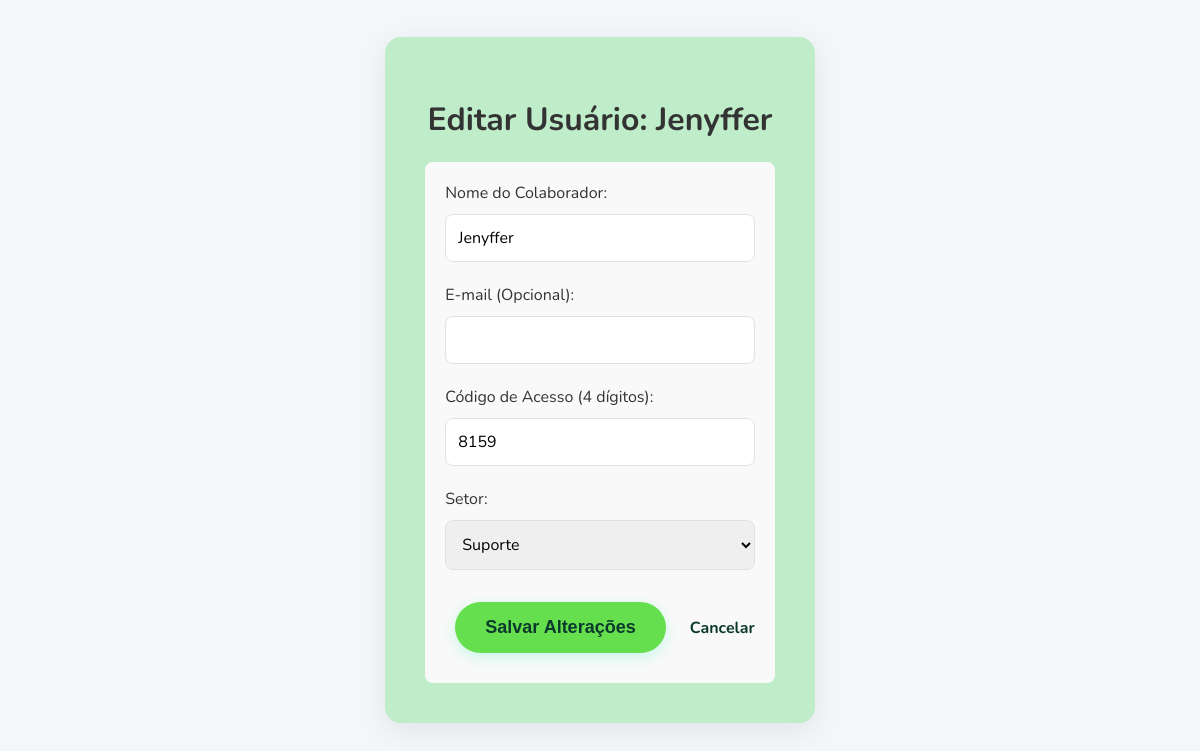
The page /admin/edit_user/8 (signed in) on the database its author committed.
### app.py (models this page shows)
class Usuario(db.Model):
    id = db.Column(db.Integer, primary_key=True)
    nome = db.Column(db.String(100), nullable=False)
    email = db.Column(db.String(120), unique=True, nullable=True)
    codigo_acesso = db.Column(db.String(4), unique=True, nullable=False)
    departamento_id = db.Column(db.Integer, db.ForeignKey('departamento.id'), nullable=False)
    respostas = db.relationship('Resposta', backref='usuario', lazy=True)

class Departamento(db.Model):
    id = db.Column(db.Integer, primary_key=True)
    nome = db.Column(db.String(100), unique=True, nullable=False)
    usuarios = db.relationship('Usuario', backref='departamento', lazy=True)

### app.py (the view)
@app.route('/admin/edit_user/<int:usuario_id>', methods=['GET'])
def editar_usuario(usuario_id):
    if not session.get('admin_logged_in'): return redirect(url_for('pagina_admin'))
    usuario = Usuario.query.get_or_404(usuario_id)
    departamentos = Departamento.query.order_by(Departamento.nome).all()
    return render_template('edit_user.html', usuario=usuario, departamentos=departamentos)

### app.py (called while the page is built)
@app.context_processor
def utility_processor():
    return dict(get_texto_da_opcao=get_texto_da_opcao)

### templates/edit_user.html (shortened to what this page needs)
{% extends 'base.html' %}
{% block content %}
<div class="dashboard-container">
    <h1>Editar Usuário: {{ usuario.nome }}</h1>
    <form method="post" style="text-align: left; max-width: 500px; margin: auto; background-color: #f9f9f9; padding: 20px; border-radius: 8px;">
        <label for="nome">Nome do Colaborador:</label><br>
        <input type="text" name="nome" style="width: 100%;" value="{{ usuario.nome }}" required><br><br>
        <label for="email">E-mail (Opcional):</label><br>
        <input type="email" name="email" value="{{ usuario.email or '' }}"><br><br>
        <label for="codigo_acesso">Código de Acesso (4 dígitos):</label><br>
        <input type="text" name="codigo_acesso" maxlength="4" style="width: 100%;" value="{{ usuario.codigo_acesso }}" required><br><br>
        <label for="departamento_id">Setor:</label><br>
        <select name="departamento_id" style="width: 100%;" required>
            {% for depto in departamentos %}
                <option value="{{ depto.id }}" {% if depto.id == usuario.departamento_id %}selected{% endif %}>
                    {{ depto.nome }}
                </option>
            {% endfor %}
        </select><br><br>
        <button type="submit" class="btn">Salvar Alterações</button>
        <a href="{{ url_for('pagina_admin') }}" style="margin-left: 10px;">Cancelar</a>
    </form>
</div>
{% endblock %}

### templates/base.html (style rules this page uses)
:root { --cor-primaria: #0B3A2D; --cor-acento: #66df4e; --cor-acento-hover: #00D294; --cor-fundo: #f4f7fa; --cor-texto: #333333; --cor-texto-claro: #ffffff; --cor-borda: #dee2e6; }
body { font-family: 'Nunito', sans-serif; background-color: var(--cor-fundo); color: var(--cor-texto); margin: 0; padding: 20px; display: flex; justify-content: center; align-items: center; min-height: 90vh; }
.btn { display: inline-block; text-decoration: none; background-color: var(--cor-acento); color: var(--cor-primaria); font-weight: 800; padding: 15px 30px; margin: 10px; border-radius: 50px; font-size: 18px; transition: all 0.3s ease; border: none; cursor: pointer; box-shadow: 0 4px 15px rgba(0, 245, 171, 0.2); }
a { color: var(--cor-primaria); font-weight: 700; text-decoration: none; }
.login-container, .dashboard-container, .ranking-container, .quiz-container { background: rgb(191, 236, 201); padding: 40px; border-radius: 16px; box-shadow: 0 8px 30px rgba(0,0,0,0.08); text-align: center; }
input[type="password"], input[type="text"], input[type="number"], input[type="email"], textarea, select { padding: 12px; margin-top: 10px; width: 100%; border: 1px solid var(--cor-borda); border-radius: 8px; font-family: 'Nunito', sans-serif; font-size: 16px; box-sizing: border-box; }

### rows shown on the page
Usuario: nome "Jenyffer", codigo_acesso "8159", departamento_id "Suporte"
